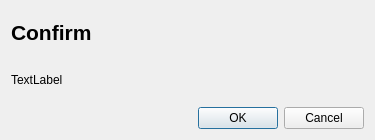
<?xml version="1.0" encoding="UTF-8"?>
<ui version="4.0">
 <class>ConfirmDialog</class>
 <widget class="QDialog" name="ConfirmDialog">
  <property name="geometry">
   <rect>
    <x>0</x>
    <y>0</y>
    <width>375</width>
    <height>140</height>
   </rect>
  </property>
  <property name="sizePolicy">
   <sizepolicy hsizetype="Fixed" vsizetype="Fixed">
    <horstretch>0</horstretch>
    <verstretch>0</verstretch>
   </sizepolicy>
  </property>
  <property name="windowTitle">
   <string>Confirm</string>
  </property>
  <property name="styleSheet">
   <string notr="true"/>
  </property>
  <layout class="QVBoxLayout" name="verticalLayout">
   <item>
    <widget class="QLabel" name="headingLabel">
     <property name="font">
      <font>
       <pointsize>16</pointsize>
       <weight>75</weight>
       <bold>true</bold>
      </font>
     </property>
     <property name="text">
      <string>Confirm</string>
     </property>
    </widget>
   </item>
   <item>
    <widget class="QLabel" name="contentLabel">
     <property name="text">
      <string>TextLabel</string>
     </property>
    </widget>
   </item>
   <item>
    <widget class="QDialogButtonBox" name="buttonBox">
     <property name="orientation">
      <enum>Qt::Horizontal</enum>
     </property>
     <property name="standardButtons">
      <set>QDialogButtonBox::Cancel|QDialogButtonBox::Ok</set>
     </property>
    </widget>
   </item>
  </layout>
 </widget>
 <resources/>
 <connections>
  <connection>
   <sender>buttonBox</sender>
   <signal>rejected()</signal>
   <receiver>ConfirmDialog</receiver>
   <slot>reject()</slot>
   <hints>
    <hint type="sourcelabel">
     <x>316</x>
     <y>260</y>
    </hint>
    <hint type="destinationlabel">
     <x>286</x>
     <y>274</y>
    </hint>
   </hints>
  </connection>
  <connection>
   <sender>buttonBox</sender>
   <signal>accepted()</signal>
   <receiver>ConfirmDialog</receiver>
   <slot>accept()</slot>
   <hints>
    <hint type="sourcelabel">
     <x>248</x>
     <y>254</y>
    </hint>
    <hint type="destinationlabel">
     <x>157</x>
     <y>274</y>
    </hint>
   </hints>
  </connection>
 </connections>
</ui>
